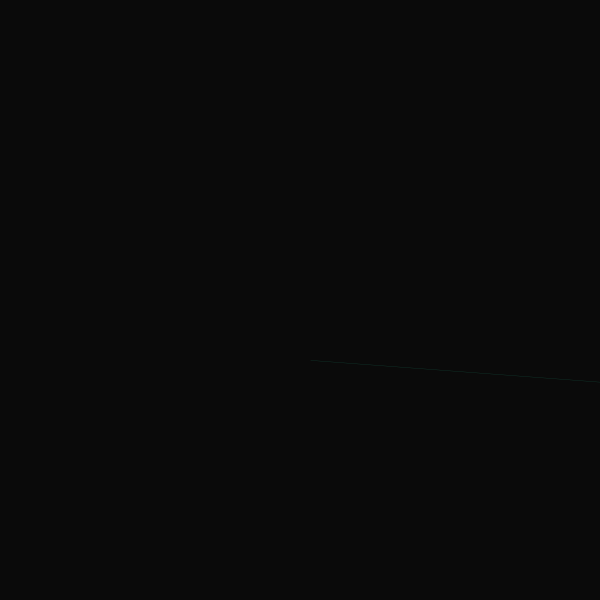
Frame 1 (no input)
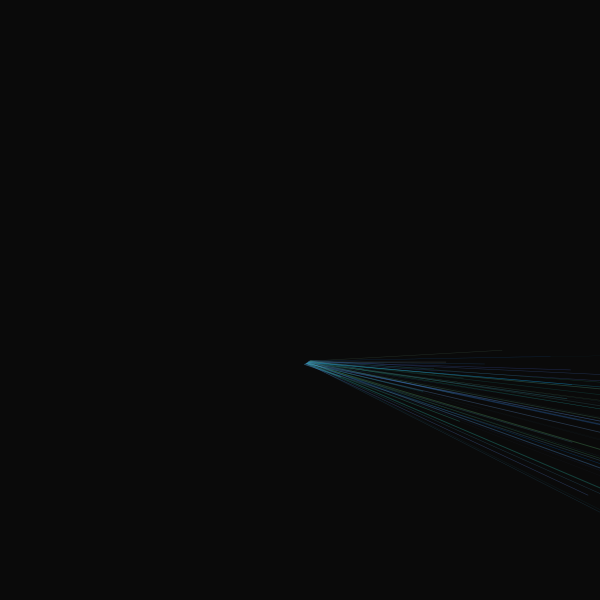
Frame 60 (the mouse pressed at the canvas centre just before this capture)
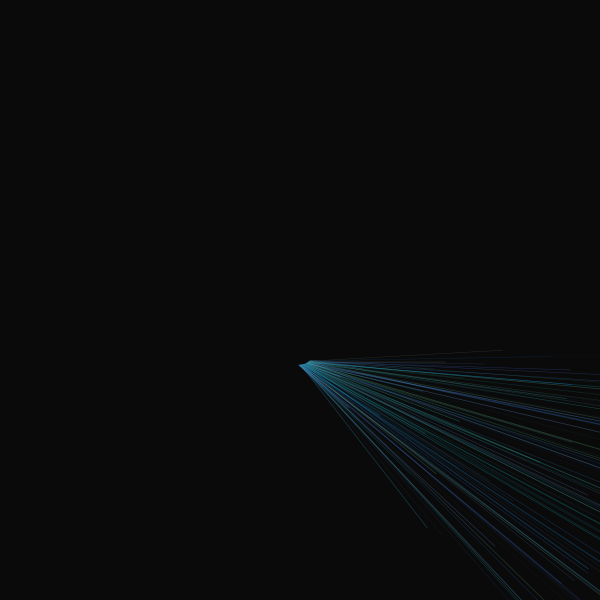
Frame 120 (the mouse held since frame 60 and released just before this capture)

The Processing sketch that drew these frames (run headless with seeded random() and noise(); from frame 60 on, the mouse is pressed at the canvas centre):

// Processing sketch: processing_75070
// ── processing_75070.pde

float x = 0.0;
float y=50.0;
float angle=0.0;
float speed=0.5;

float b=100;
void setup()

{ 
  
  size(600,600);
background (10);
  smooth();
  noiseSeed(   int(random(10))   );
}

void draw()

{
  pushMatrix();
  translate(300,300);
  
  
  angle+=noise(0.3*0.09);
  x+=cos(angle)*noise(speed)*2;
  y+=sin(angle)*noise(speed)*0.5;
  translate(x,y);
  rotate(angle*0.01);
  
  noStroke();
  //fill(0,10);
 // rect(0,0,width,height);
  fill(random(100),random(100,190.5),random(100,255),80);
  x=x*.09; //0.02
  translate(10,10);
  rotate(x);
  rect(0,0,random(800),random(1));

  
  popMatrix();

}
